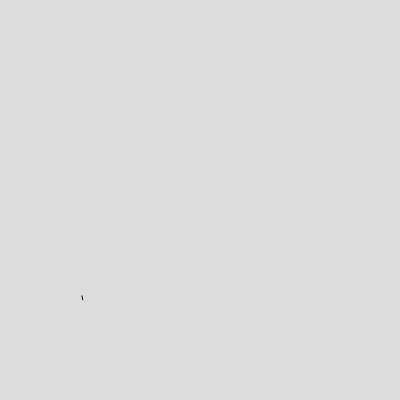
Frame 1 (no input)
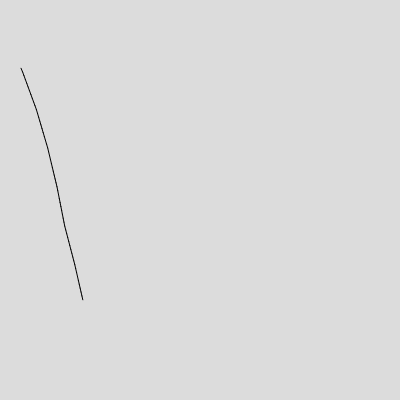
Frame 60 (no input)
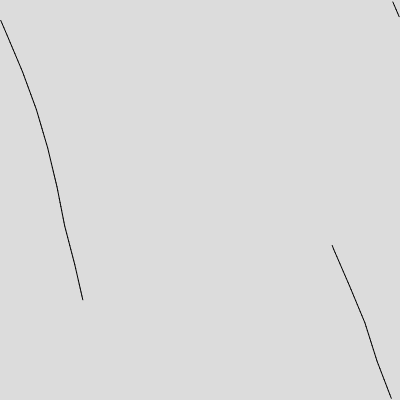
Frame 120 (the mouse pressed at the canvas centre since frame 60)

The p5.js sketch that drew these frames (run headless with seeded random() and noise() and a simulated clock; from frame 60 on, the mouse is pressed at the canvas centre):

// p5.js sketch
// ── sketch.js
let x = 50;
let y = 50;
let stepSize = 4;
let angle = 30;

function setup() {
  createCanvas(400, 400);
  background(220);
  angle = random(0, TWO_PI);
  x = lx = random(width);
  y = ly = random(height);
}

function draw() {
  
  // step once in the direction of angle
  x = x + stepSize * cos(angle);
  y = y + stepSize * sin(angle);
  
  // wrap around the screen
  x = (x + width) % width;
  y = (y + height) % height;
  
  // occasionally adjust the angle
  if (frameCount % 10==9) {
    angle += random(-.1,.1);
  }
  
  // skip long lines across screen
  if (dist(x,y, lx,ly) <= stepSize*2) {
    line(x,y,lx,ly);
  }
  
  lx = x;
  ly = y;
}
